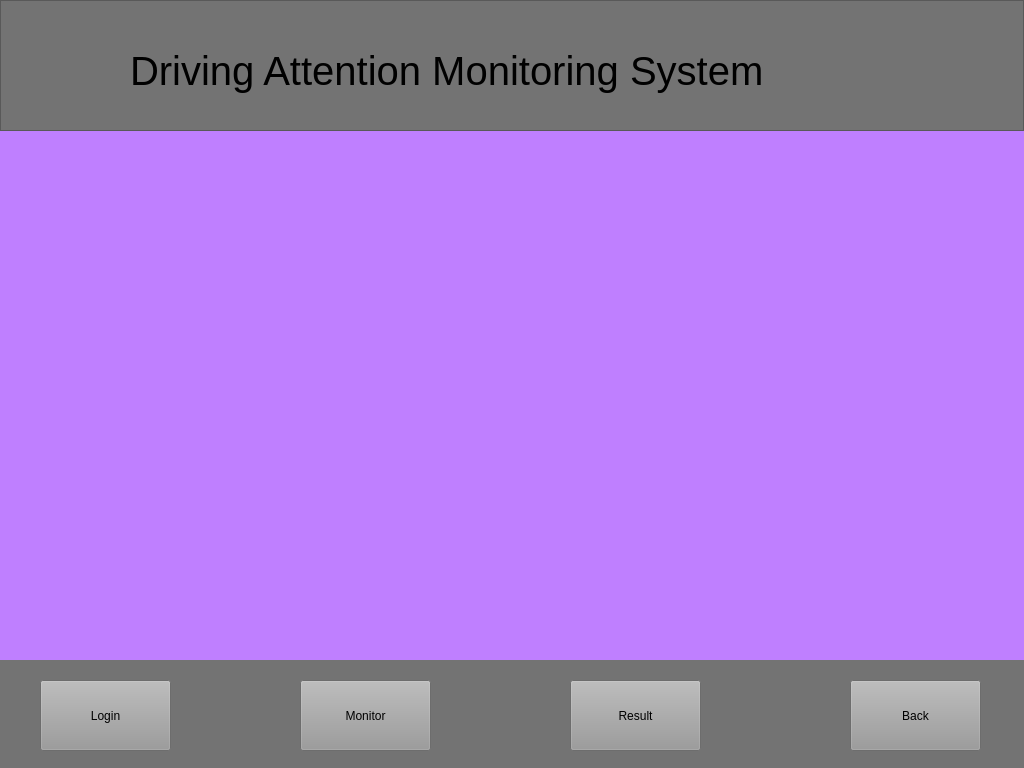
<?xml version="1.0" encoding="UTF-8"?>
<ui version="4.0">
 <class>drive</class>
 <widget class="QWidget" name="drive">
  <property name="geometry">
   <rect>
    <x>0</x>
    <y>0</y>
    <width>1024</width>
    <height>768</height>
   </rect>
  </property>
  <property name="windowTitle">
   <string>Form</string>
  </property>
  <widget class="QWidget" name="widget" native="true">
   <property name="geometry">
    <rect>
     <x>0</x>
     <y>130</y>
     <width>1031</width>
     <height>641</height>
    </rect>
   </property>
   <property name="styleSheet">
    <string notr="true">background-color: rgb(191, 127, 255);</string>
   </property>
   <widget class="QLabel" name="label_3">
    <property name="geometry">
     <rect>
      <x>0</x>
      <y>0</y>
      <width>1031</width>
      <height>571</height>
     </rect>
    </property>
    <property name="text">
     <string/>
    </property>
    <property name="pixmap">
     <pixmap resource="resource.qrc">:/png/drive.jpg</pixmap>
    </property>
    <property name="scaledContents">
     <bool>true</bool>
    </property>
   </widget>
   <widget class="QWidget" name="widget_2" native="true">
    <property name="geometry">
     <rect>
      <x>0</x>
      <y>530</y>
      <width>1024</width>
      <height>111</height>
     </rect>
    </property>
    <property name="styleSheet">
     <string notr="true">background-color: rgb(115, 115, 115);</string>
    </property>
    <widget class="QPushButton" name="login">
     <property name="geometry">
      <rect>
       <x>40</x>
       <y>20</y>
       <width>131</width>
       <height>71</height>
      </rect>
     </property>
     <property name="styleSheet">
      <string notr="true">font: 14pt &quot;Sans Serif&quot;;
background-color: rgb(153, 153, 153);</string>
     </property>
     <property name="text">
      <string>Login</string>
     </property>
    </widget>
    <widget class="QPushButton" name="monitor">
     <property name="geometry">
      <rect>
       <x>300</x>
       <y>20</y>
       <width>131</width>
       <height>71</height>
      </rect>
     </property>
     <property name="styleSheet">
      <string notr="true">font: 14pt &quot;Sans Serif&quot;;
background-color: rgb(153, 153, 153);</string>
     </property>
     <property name="text">
      <string>Monitor</string>
     </property>
    </widget>
    <widget class="QPushButton" name="result">
     <property name="geometry">
      <rect>
       <x>570</x>
       <y>20</y>
       <width>131</width>
       <height>71</height>
      </rect>
     </property>
     <property name="styleSheet">
      <string notr="true">font: 14pt &quot;Sans Serif&quot;;
background-color: rgb(153, 153, 153);</string>
     </property>
     <property name="text">
      <string>Result</string>
     </property>
    </widget>
    <widget class="QPushButton" name="back">
     <property name="geometry">
      <rect>
       <x>850</x>
       <y>20</y>
       <width>131</width>
       <height>71</height>
      </rect>
     </property>
     <property name="styleSheet">
      <string notr="true">font: 14pt &quot;Sans Serif&quot;;
background-color: rgb(153, 153, 153);</string>
     </property>
     <property name="text">
      <string>Back</string>
     </property>
    </widget>
   </widget>
  </widget>
  <widget class="QFrame" name="frame">
   <property name="geometry">
    <rect>
     <x>0</x>
     <y>0</y>
     <width>1024</width>
     <height>131</height>
    </rect>
   </property>
   <property name="minimumSize">
    <size>
     <width>1011</width>
     <height>100</height>
    </size>
   </property>
   <property name="font">
    <font>
     <weight>75</weight>
     <italic>true</italic>
     <bold>true</bold>
     <underline>false</underline>
     <strikeout>false</strikeout>
    </font>
   </property>
   <property name="styleSheet">
    <string notr="true">background-color: rgb(115, 115, 115);</string>
   </property>
   <property name="locale">
    <locale language="Chinese" country="China"/>
   </property>
   <property name="frameShape">
    <enum>QFrame::StyledPanel</enum>
   </property>
   <property name="frameShadow">
    <enum>QFrame::Raised</enum>
   </property>
   <widget class="QLabel" name="label_4">
    <property name="geometry">
     <rect>
      <x>130</x>
      <y>30</y>
      <width>831</width>
      <height>81</height>
     </rect>
    </property>
    <property name="sizePolicy">
     <sizepolicy hsizetype="Preferred" vsizetype="Preferred">
      <horstretch>0</horstretch>
      <verstretch>0</verstretch>
     </sizepolicy>
    </property>
    <property name="font">
     <font>
      <pointsize>30</pointsize>
     </font>
    </property>
    <property name="text">
     <string>Driving Attention Monitoring System</string>
    </property>
   </widget>
  </widget>
 </widget>
 <resources>
  <include location="resource.qrc"/>
 </resources>
 <connections/>
</ui>
